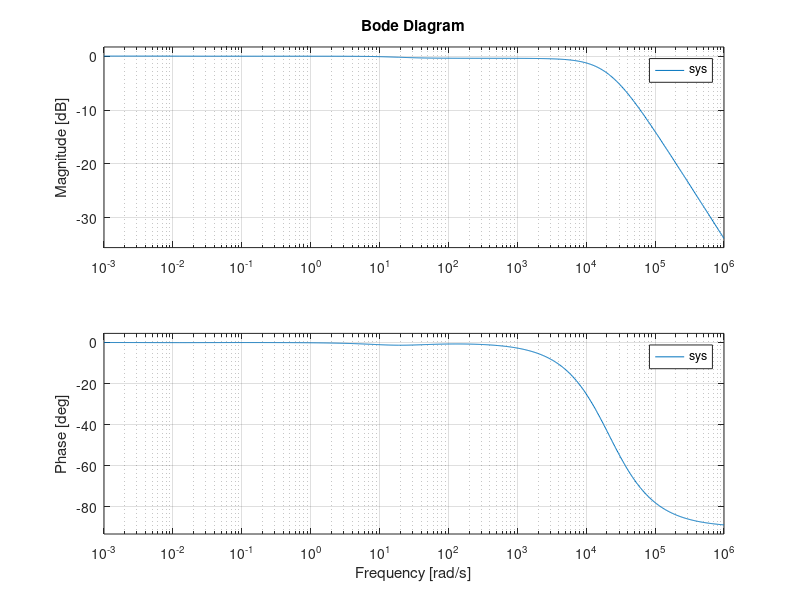

The MATLAB source for this figure:
s=tf('s');
LA=1;tau=0.001;RA=1;Kp=400;Ki=5;Kd=20;
sys=((Kp*tau+Kd)*s^2+(Kp+Ki*tau)*s+Ki)/(LA*tau*s^3+(LA+RA*tau+Kp*tau+Kd)*s^2+(Kp+Ki*tau+RA)*s+Ki);
bode(sys)
